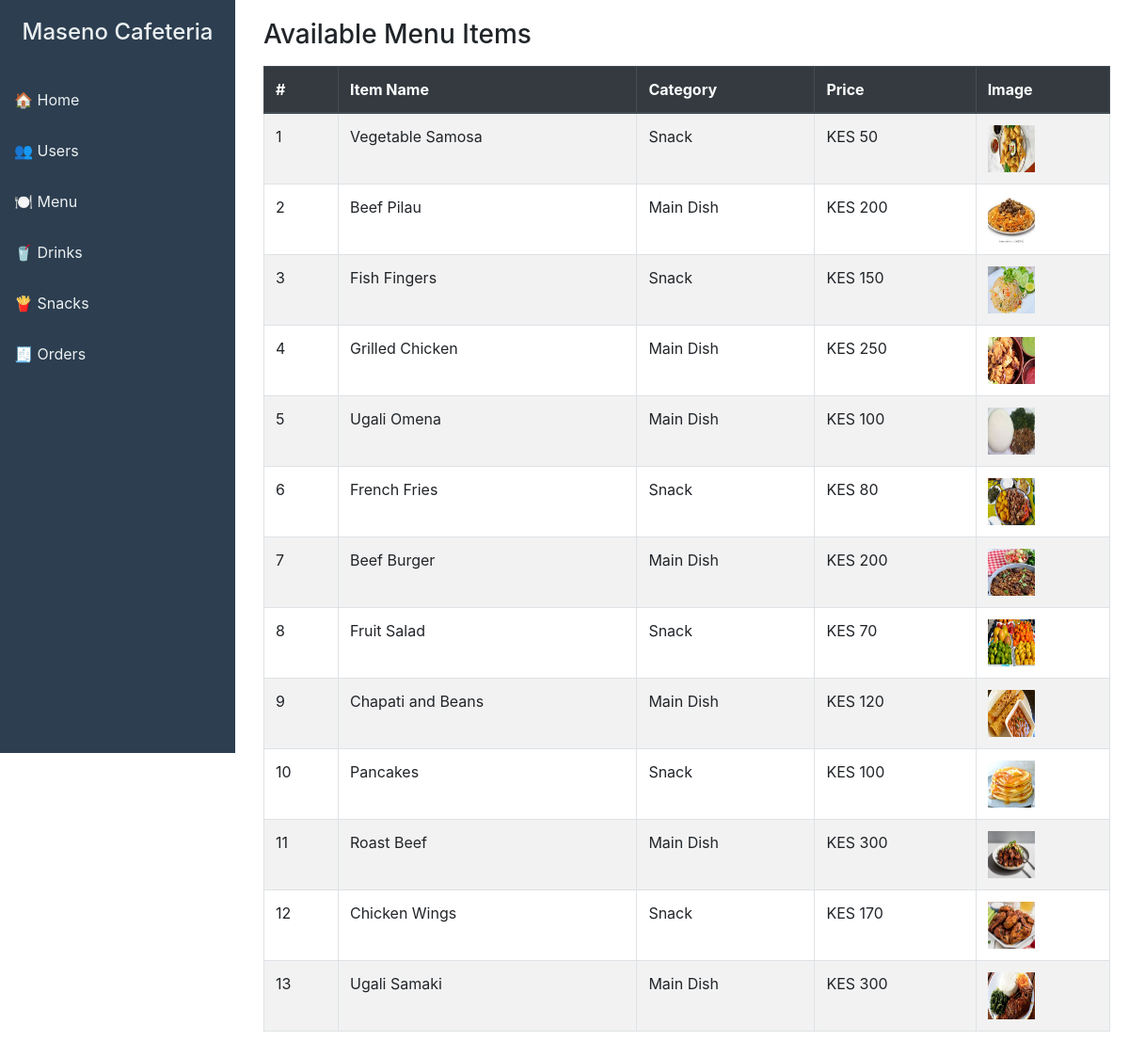
Page /menu.php on the committed database.
### tables this page shows
CREATE TABLE IF NOT EXISTS `menu_items` (
  `id` int NOT NULL AUTO_INCREMENT,
  `name` varchar(100) NOT NULL,
  `description` text,
  `price` decimal(10,2) NOT NULL,
  `image` varchar(255) DEFAULT NULL,
  `created_at` timestamp NOT NULL DEFAULT CURRENT_TIMESTAMP,
  `category` varchar(50) NOT NULL DEFAULT 'Main Dish',
  PRIMARY KEY (`id`)
);

### menu.php (the view, shortened to what this page needs)
<?php
include 'db_connect.php';
$query = mysqli_query($conn, "SELECT * FROM menu_items");
?>
<!DOCTYPE html>
<html lang="en">
<head>
    <link rel="stylesheet" href="https://stackpath.bootstrapcdn.com/bootstrap/4.5.2/css/bootstrap.min.css">
</head>
<body>
    <div class="sidebar">
        <h4>Maseno Cafeteria</h4>
        <a href="home.php">🏠 Home</a>
        <a href="users.php">👥 Users</a>
        <a href="menu.php">🍽️ Menu</a>
        <a href="drinks.php">🥤 Drinks</a>
        <a href="snacks.php">🍟 Snacks</a>
        <a href="orders.php">🧾 Orders</a>
    </div>
    <div class="main-content">
        <h3>Available Menu Items</h3>
        <table class="table table-bordered table-striped mt-3">
            <thead class="thead-dark">
                <tr>
                    <th>#</th>
                    <th>Item Name</th>
                    <th>Category</th>
                    <th>Price</th>
                    <th>Image</th>
                </tr>
            </thead>
            <tbody>
                <?php
                $count = 1;
                while($row = mysqli_fetch_assoc($query)) { ?>
                    <tr>
                        <td><?= $count++ ?></td>
                        <td><?= htmlspecialchars($row['name']) ?></td>
                        <td><?= htmlspecialchars($row['category']) ?></td>
                        <td>KES <?= number_format($row['price']) ?></td>
                        <td>
                            <?php if (!empty($row['image'])): ?>
                                <img src="<?= $row['image'] ?>" width="50" height="50">
                            <?php else: ?>
                                No image
                            <?php endif; ?>
                        </td>
                    </tr>
                <?php } ?>
            </tbody>
        </table>
    </div>
</body>
</html>

### menu.php (style rules this page uses)
.sidebar { width: 250px; background-color: #2c3e50; min-height: 100vh; padding-top: 20px; position: fixed; }
.sidebar h4 { color: #ecf0f1; text-align: center; margin-bottom: 30px; }
.sidebar a { color: #ecf0f1; padding: 15px; display: block; text-decoration: none; }
.main-content { margin-left: 260px; padding: 20px; }
table { background-color: #fff; }

### rows in the picture
menu_items: name "Vegetable Samosa", category "Snack", price "50", image (picture)
menu_items: name "Beef Pilau", category "Main Dish", price "200", image (picture)
menu_items: name "Fish Fingers", category "Snack", price "150", image (picture)
menu_items: name "Grilled Chicken", category "Main Dish", price "250", image (picture)
menu_items: name "Ugali Omena", category "Main Dish", price "100", image (picture)
menu_items: name "French Fries", category "Snack", price "80", image (picture)
menu_items: name "Beef Burger", category "Main Dish", price "200", image (picture)
menu_items: name "Fruit Salad", category "Snack", price "70", image (picture)
menu_items: name "Chapati and Beans", category "Main Dish", price "120", image (picture)
menu_items: name "Pancakes", category "Snack", price "100", image (picture)
menu_items: name "Roast Beef", category "Main Dish", price "300", image (picture)
menu_items: name "Chicken Wings", category "Snack", price "170", image (picture)
menu_items: name "Ugali Samaki", category "Main Dish", price "300", image (picture)
